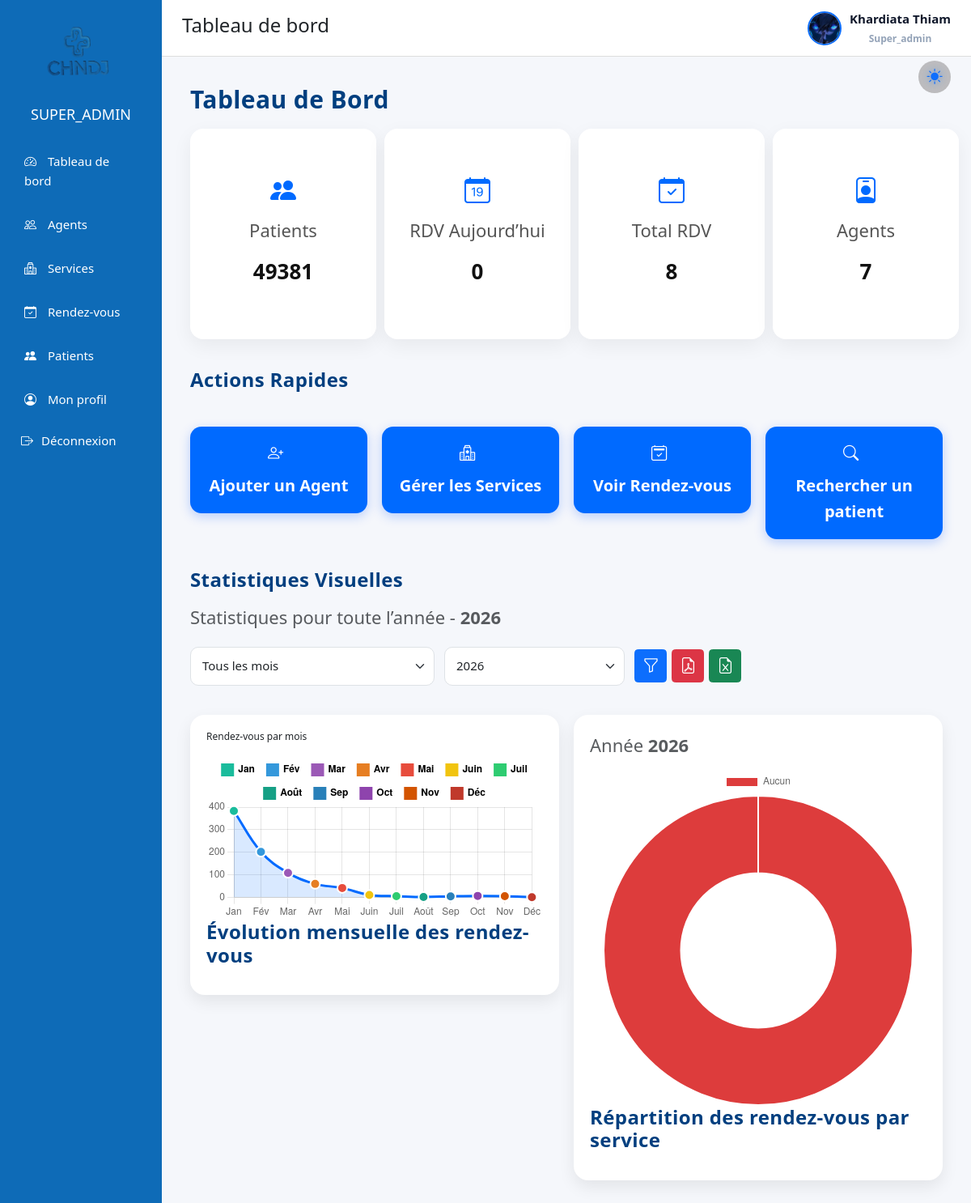
The page /views/admin.php?page=dashboard (signed in) on the database its author committed.
### tables this page shows
CREATE TABLE `agent` (
  `id` int(11) NOT NULL,
  `username` varchar(30) NOT NULL,
  `photo` varchar(255) DEFAULT NULL,
  `email` varchar(150) DEFAULT NULL,
  `prenom_agent` varchar(50) NOT NULL,
  `nom_agent` varchar(30) NOT NULL,
  `telephone_agent` varchar(20) NOT NULL,
  `password` varchar(255) NOT NULL,
  `status` int(11) NOT NULL,
  `role` enum('super_admin','admin','agent','medecin') NOT NULL,
  `created_at` datetime DEFAULT current_timestamp(),
  `updated_at` datetime DEFAULT current_timestamp() ON UPDATE current_timestamp(),
  `failed_attempts` int(11) NOT NULL DEFAULT 0,
  `locked_until` datetime DEFAULT NULL
);

### views/admin.php (called while the page is built, shortened)
<?php
require 'admin_layout.php';

### views/admin_layout.php (the view, shortened to what this page needs)
<?php
$page = isset($_GET['page']) ? $_GET['page'] : 'dashboard';
switch ($page) {
    default:
        $title = "Tableau de bord";
        break;
}
$db = getConnection();
$stmt = $db->prepare("
    SELECT prenom_agent, nom_agent, email, photo
    FROM agent
    WHERE id = ?
    LIMIT 1
");
$stmt->execute([$_SESSION['user_id']]);
$admin = $stmt->fetch(PDO::FETCH_ASSOC);
$path = '../assets/img/' . $admin['photo'];
$avatar = file_exists($path)
    ? $path . '?v=' . filemtime($path)
    : '../assets/img/avatar.jpg';
$stmt = $db->prepare("
    SELECT prenom_agent, nom_agent, email, telephone_agent, photo
    FROM agent
    WHERE id = ?
    LIMIT 1
");
$stmt->execute([$_SESSION['user_id']]);
$admin = $stmt->fetch(PDO::FETCH_ASSOC);
$prenom = $admin['prenom_agent'] ?? 'Admin';
$nom    = $admin['nom_agent'] ?? '';
?>
<!DOCTYPE html>
<html lang="fr">
<head>
    <link href="https://cdn.jsdelivr.net/npm/bootstrap@5.3.2/dist/css/bootstrap.min.css" rel="stylesheet">
    <link href="https://cdn.jsdelivr.net/npm/bootstrap-icons@1.11.1/font/bootstrap-icons.css" rel="stylesheet">
    <link
        rel="stylesheet"
        href="https://cdn.jsdelivr.net/npm/intl-tel-input@18.3.5/build/css/intlTelInput.css"
    />
    <link rel="stylesheet" href="../assets/css/admin.css">
</head>
<body class="<?= $page ?> dark">
    <main class="main-content">
<div class="dashboard-container">
    <aside class="sidebar">
        <div class="sidebar-header">
            <img src="../assets/img/logo.png" class="sidebar-logo">
            <h4><?= strtoupper($_SESSION['role']) ?></h4>
        </div>
        <ul class="sidebar-menu">
            <?php if ($_SESSION['role'] === 'super_admin'): ?>
                <li>
                    <a href="admin.php?page=dashboard">
                        <i class="bi bi-speedometer2"></i> Tableau de bord
                    </a>
                </li>
            <?php endif; ?>
            <?php if ($_SESSION['role'] === 'super_admin'): ?>
                <li>
                    <a href="admin.php?page=agents"
                    class="<?= ($page == 'agents' ? 'active' : '') ?>">
                        <i class="bi bi-people"></i> Agents
                    </a>
                </li>
            <?php endif; ?>
            <?php if (in_array($_SESSION['role'], ['super_admin','admin'])): ?>
                <li>
                    <a href="admin.php?page=services"
                    class="<?= ($page == 'services' ? 'active' : '') ?>">
                        <i class="bi bi-hospital"></i> Services
                    </a>
                </li>
            <?php endif; ?>
            <li>
                <a href="admin.php?page=rendezvous"
                class="<?= ($page == 'rendezvous' ? 'active' : '') ?>">
                    <i class="bi bi-calendar-check"></i> Rendez-vous
                </a>
            </li>
            <li>
                <a href="admin.php?page=patients"
                class="<?= ($page == 'patients' ? 'active' : '') ?>">
                    <i class="bi bi-people-fill"></i> Patients
                </a>
            </li>
            <li>
                <a href="admin.php?page=profile"
                class="<?= ($page == 'profile' ? 'active' : '') ?>">
                    <i class="bi bi-person-circle"></i> Mon profil
                </a>
            </li>
            <li class="sidebar-item logout-item">
                <form method="POST" action="logout.php">
                    <button type="submit" class="sidebar-link logout-link">
                        <i class="bi bi-box-arrow-right"></i>
                        <span>Déconnexion</span>
                    </button>
                </form>
            </li>
        </ul>
    </aside>
    <main class="main-content">
        <header class="topbar">
            <div class="theme-toggle-dashboard" onclick="toggleDashboardTheme()">
                <i id="dashboardThemeIcon" class="bi bi-sun-fill"></i>
            </div>
            <h2><?= $title ?></h2>
            <div class="profile-trigger" id="profileMenuBtn">
                <img
                    src="<?= $avatar ?>"
                    class="topbar-avatar profile-preview"
                    alt="Avatar"
                >
                <div class="topbar-user">
                    <span class="topbar-name">
                        <?= htmlspecialchars($prenom . ' ' . $nom) ?>
                    </span>
                    <small class="topbar-role"><?= ucfirst($_SESSION['role']) ?></small>
                </div>
            </div>
        </header>
        <section class="content-wrapper">
            <?php
                $file = $page . ".php";
                if (file_exists($file)) {
                    require $file;
                } else {
                    echo "<div class='alert alert-danger'>Page introuvable : $file</div>";
                }
            ?>
        </section>
    </main>
</div>
 </main>
</body>
</html>

### rows shown on the page
agent: photo (picture), prenom_agent+nom_agent "Khardiata Thiam"

### other values the page prints
$_SESSION['role'] "SUPER_ADMIN"
$title "Tableau de bord"
$_SESSION['role'] "Super_admin"
getTotalPatients() "49381"
getTodayRdv() "0"
$totalRdv "8"
getTotalAgents() "7"
$annee "2026"
form field year "2026"
chart data {{ json_encode($serviceLabels) }} ["Aucun"]
